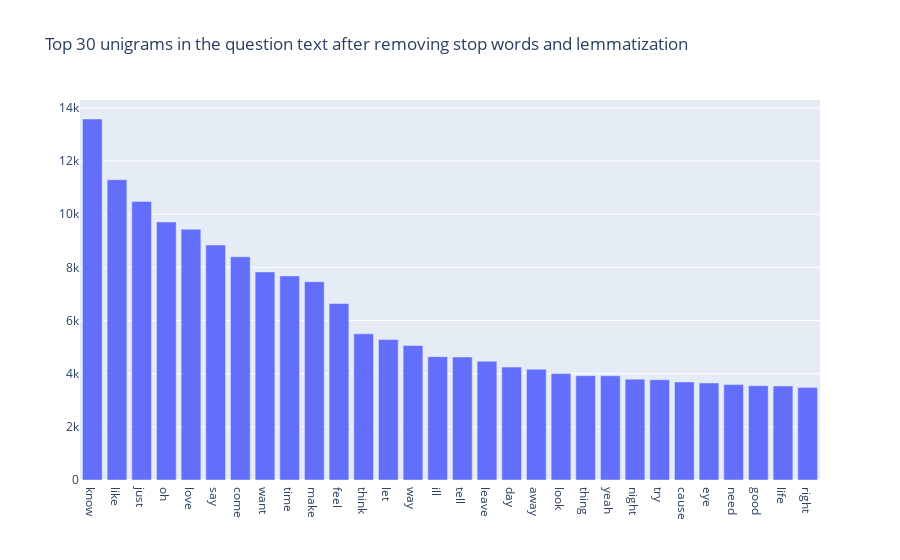

Write notebook code for a chart like this one.
### Markdown cell above
count vectorizer changes lists of words into vectors, but term frequency-inverse document frequency penalizes the word counts for words that appear very often. They should be less likely to provide insight into the specific topics of a document given how common the word is.

### Code cell
def get_top_n_words(corpus, n=None):
    vec = CountVectorizer(stop_words='english').fit(corpus)
    bag_of_words = vec.transform(corpus)
    sum_words = bag_of_words.sum(axis=0) 
    words_freq = [(word, sum_words[0, idx]) for word, idx in vec.vocabulary_.items()]
    words_freq =sorted(words_freq, key = lambda x: x[1], reverse=True)
    return words_freq[:n]
common_words = get_top_n_words(songlyrics['cleaned_lyrics'], 30)
df2 = pd.DataFrame(common_words, columns = ['unigram' , 'count'])

fig = go.Figure([go.Bar(x=df2['unigram'], y=df2['count'])])
fig.update_layout(title=go.layout.Title(text="Top 30 unigrams in the question text after removing stop words and lemmatization"))
fig.show()

### Figure 1 — Plotly figure (JSON) as saved in the notebook; plotly's stock layout.template omitted (floating-point values rounded to 4 significant figures)
{"data": [{"type": "bar", "x": ["know", "like", "just", "oh", "love", "say", "come", "want", "time", "make", "feel", "think", "let", "way", "ill", "tell", "leave", "day", "away", "look", "thing", "yeah", "night", "try", "cause", "eye", "need", "good", "life", "right"], "y": [13579, 11296, 10480, 9706, 9432, 8840, 8397, 7826, 7676, 7460, 6640, 5497, 5286, 5061, 4639, 4627, 4468, 4247, 4170, 4002, 3924, 3921, 3793, 3773, 3689, 3651, 3588, 3547, 3534, 3484]}], "layout": {"title": {"text": "Top 30 unigrams in the question text after removing stop words and lemmatization"}}}
